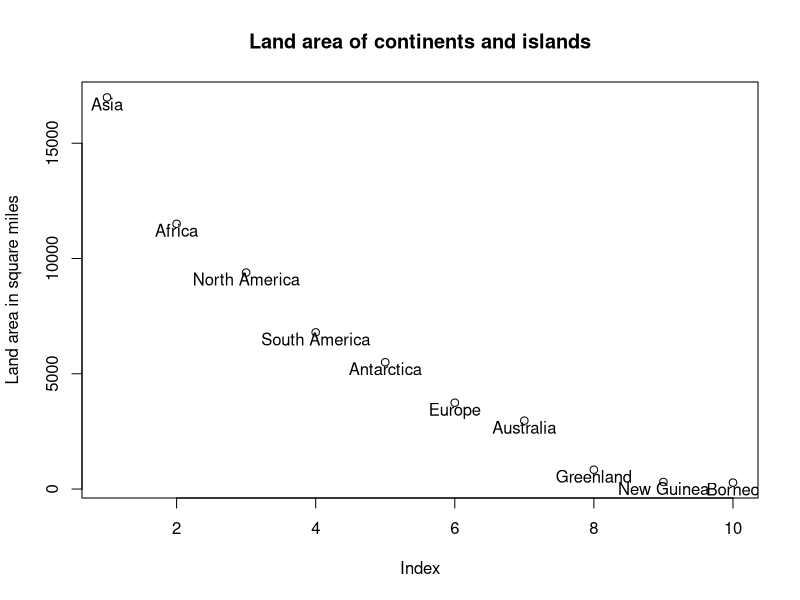
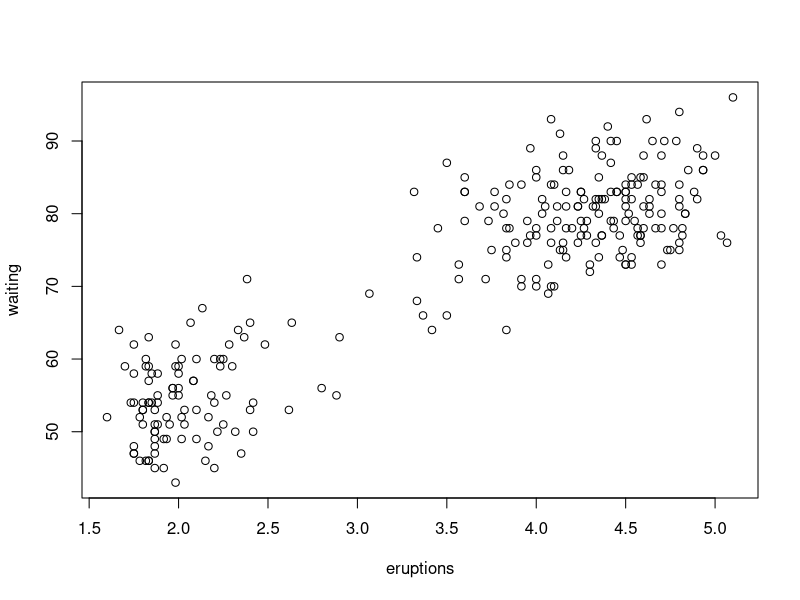
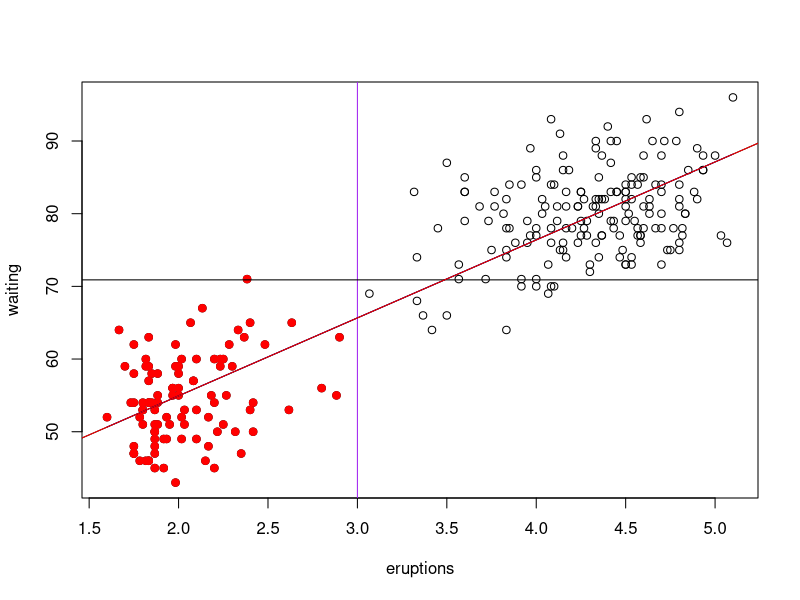
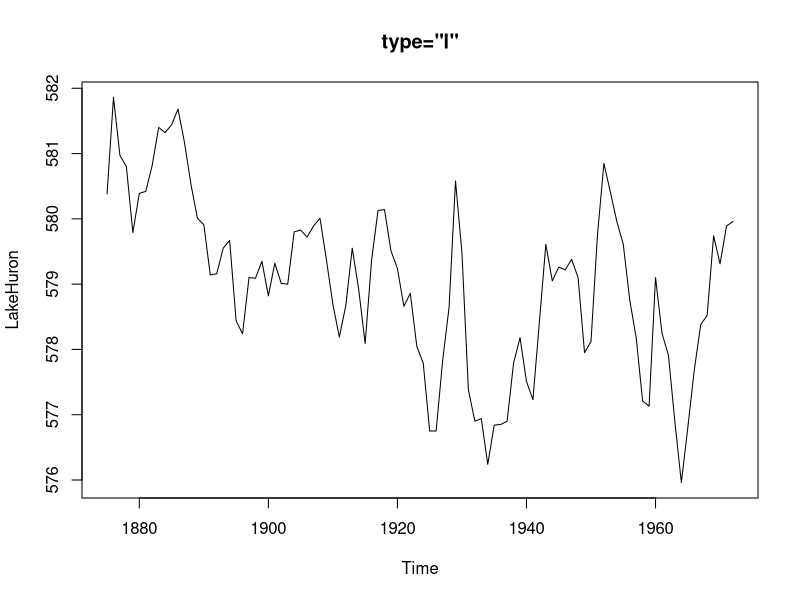
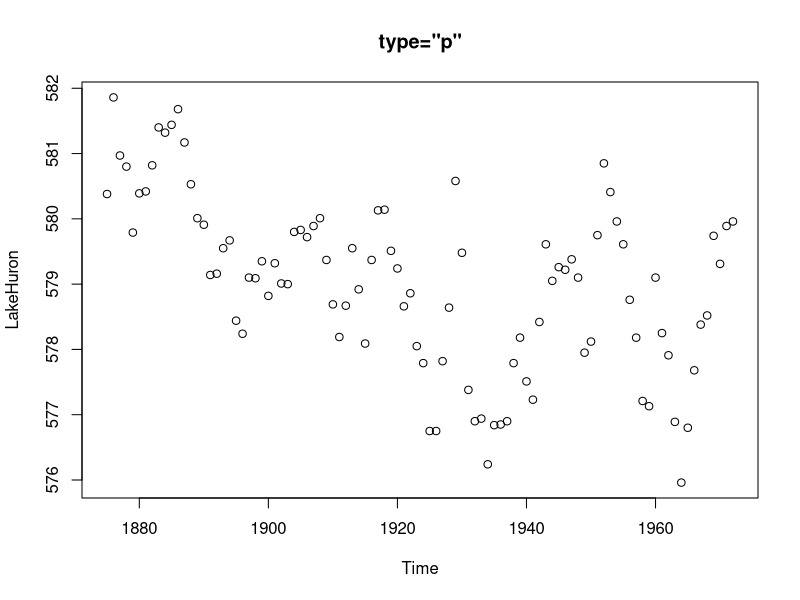
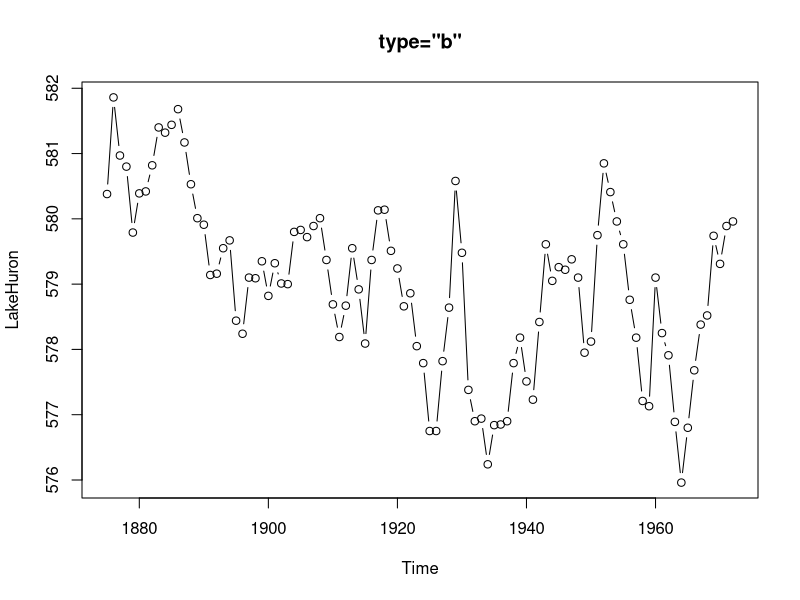
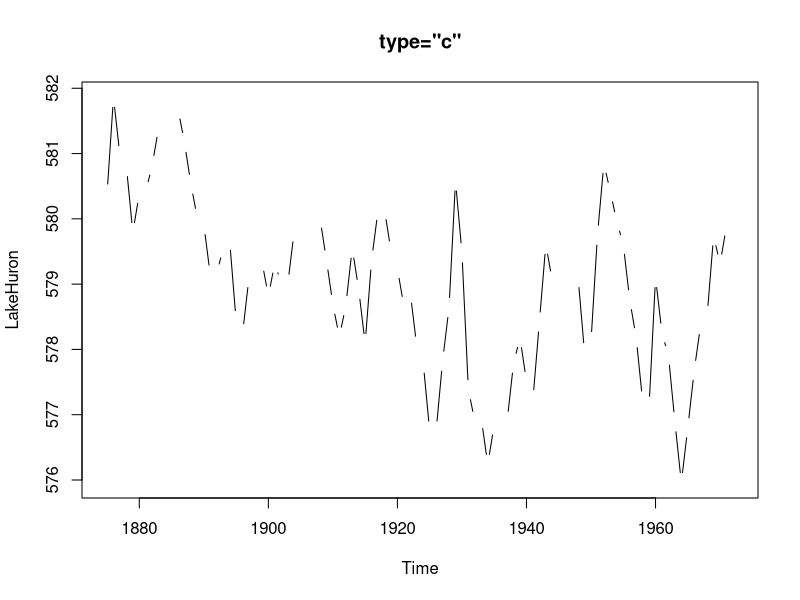
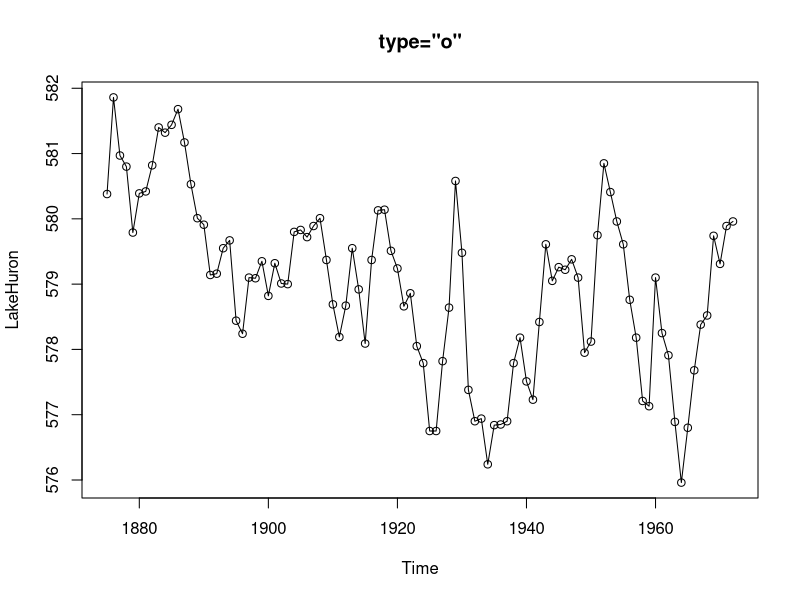

These charts were generated, in order, by the following R code:
large.islands<-head(sort(islands,decreasing = TRUE),10)
plot(large.islands,main="Land area of continents and islands",
     ylab="Land area in square miles")
text(large.islands,labels=names(large.islands),adj=c(0.5,1))
plot(faithful)
short.eruptions <- with(faithful, faithful[eruptions<3,])
plot(faithful)
points(short.eruptions,col="red",pch=19)
fit<-lm(waiting~eruptions,data=faithful)
lines(faithful$eruptions,fitted(fit),col="blue")
abline(v=3,col="purple")
abline(h=mean(faithful$waiting))
abline(a=coef(fit)[1],b=coef(fit)[2])
abline(fit,col="red")
plot(LakeHuron,type="l",main="type=\"l\"")
plot(LakeHuron,type="p",main="type=\"p\"")
plot(LakeHuron,type="b",main="type=\"b\"")
plot(LakeHuron,type="c",main="type=\"c\"")
plot(LakeHuron,type="o",main="type=\"o\"")
plot(LakeHuron,type="h",main="type=\"h\"")
plot(LakeHuron,type="n",main="type=\"n\"")
with(mtcars,plot(mpg,disp))
with(mtcars,boxplot(mpg,disp))
with(mtcars,hist(mpg))
pairs(iris)
pairs(iris[1:4])
x<-seq(0.5,1.5,0.25)
y<-rep(1,length(x))
plot(x,y,type="n")
points(x,y)
plot(faithful,
     main="Eruptions of Old Faithful",
     xlab="Eruption time (min)",
     ylab="Waiting time to next eruption (Min)")
plot(faithful,las=0)
plot(faithful,las=1)
plot(faithful,las=2)
plot(faithful,las=3)
plot(faithful,bty="n")
plot(faithful,las=1,bty="l",col="red",pch=19)
x<-seq(0.5,1.5,0.25)
y<-rep(1,length(x))
plot(x,y,main="Effect of cex on text size")
text(x,y+0.1,labels=x,cex=x)
plot(x,y,main="Effect of cex.main, cex.lab and cex.axis",
     cex.main=1.25,cex.lab=1.5,cex.axis=0.75)
old.par<-par(mfrow=c(1,2))
plot(faithful,main="Faithful eruptions")
plot(large.islands,main="Islands",ylab="Area")
par(old.par)
par(mfrow=c(1,1))
png(filename = "faithful.png")
plot(faithful)
dev.off()